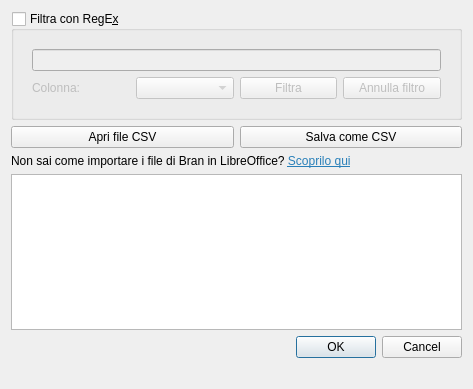
<?xml version="1.0" encoding="UTF-8"?>
<ui version="4.0">
 <class>Dialog</class>
 <widget class="QDialog" name="Dialog">
  <property name="geometry">
   <rect>
    <x>0</x>
    <y>0</y>
    <width>473</width>
    <height>389</height>
   </rect>
  </property>
  <property name="windowTitle">
   <string>Dialog</string>
  </property>
  <layout class="QVBoxLayout" name="verticalLayout">
   <item>
    <widget class="QGroupBox" name="filterGroup">
     <property name="title">
      <string>Filtra con RegE&amp;x</string>
     </property>
     <property name="checkable">
      <bool>true</bool>
     </property>
     <property name="checked">
      <bool>false</bool>
     </property>
     <layout class="QVBoxLayout" name="verticalLayout_2">
      <item>
       <widget class="QWidget" name="filterWidget" native="true">
        <layout class="QVBoxLayout" name="verticalLayout_3">
         <item>
          <widget class="QLineEdit" name="cfilter"/>
         </item>
         <item>
          <layout class="QHBoxLayout" name="horizontalLayout_3">
           <item>
            <widget class="QLabel" name="label">
             <property name="text">
              <string>Colonna:</string>
             </property>
            </widget>
           </item>
           <item>
            <widget class="QComboBox" name="ccolumn"/>
           </item>
           <item>
            <widget class="QPushButton" name="dofiltra">
             <property name="text">
              <string>Filtra</string>
             </property>
            </widget>
           </item>
           <item>
            <widget class="QPushButton" name="cancelfiltro">
             <property name="text">
              <string>Annulla filtro</string>
             </property>
            </widget>
           </item>
          </layout>
         </item>
        </layout>
       </widget>
      </item>
     </layout>
    </widget>
   </item>
   <item>
    <layout class="QHBoxLayout" name="horizontalLayout">
     <item>
      <widget class="QPushButton" name="apricsv">
       <property name="text">
        <string>Apri file CSV</string>
       </property>
      </widget>
     </item>
     <item>
      <widget class="QPushButton" name="salvacsv">
       <property name="text">
        <string>Salva come CSV</string>
       </property>
      </widget>
     </item>
    </layout>
   </item>
   <item>
    <widget class="QLabel" name="label_2">
     <property name="text">
      <string>&lt;html&gt;&lt;head/&gt;&lt;body&gt;&lt;p&gt;Non sai come importare i file di Bran in LibreOffice? &lt;a href=&quot;http://www.zorbaproject.org/listing/import-floating-point-in-libreoffice.png&quot;&gt;&lt;span style=&quot; text-decoration: underline; color:#2980b9;&quot;&gt;Scoprilo qui&lt;/span&gt;&lt;/a&gt;&lt;/p&gt;&lt;/body&gt;&lt;/html&gt;</string>
     </property>
     <property name="textFormat">
      <enum>Qt::RichText</enum>
     </property>
     <property name="openExternalLinks">
      <bool>true</bool>
     </property>
     <property name="textInteractionFlags">
      <set>Qt::TextBrowserInteraction</set>
     </property>
    </widget>
   </item>
   <item>
    <widget class="QTableWidget" name="tableWidget"/>
   </item>
   <item>
    <widget class="QDialogButtonBox" name="buttonBox">
     <property name="orientation">
      <enum>Qt::Horizontal</enum>
     </property>
     <property name="standardButtons">
      <set>QDialogButtonBox::Cancel|QDialogButtonBox::Ok</set>
     </property>
    </widget>
   </item>
   <item>
    <widget class="QLabel" name="statusbar">
     <property name="text">
      <string/>
     </property>
    </widget>
   </item>
  </layout>
 </widget>
 <resources/>
 <connections>
  <connection>
   <sender>buttonBox</sender>
   <signal>accepted()</signal>
   <receiver>Dialog</receiver>
   <slot>accept()</slot>
   <hints>
    <hint type="sourcelabel">
     <x>248</x>
     <y>254</y>
    </hint>
    <hint type="destinationlabel">
     <x>157</x>
     <y>274</y>
    </hint>
   </hints>
  </connection>
  <connection>
   <sender>buttonBox</sender>
   <signal>rejected()</signal>
   <receiver>Dialog</receiver>
   <slot>reject()</slot>
   <hints>
    <hint type="sourcelabel">
     <x>316</x>
     <y>260</y>
    </hint>
    <hint type="destinationlabel">
     <x>286</x>
     <y>274</y>
    </hint>
   </hints>
  </connection>
 </connections>
</ui>
